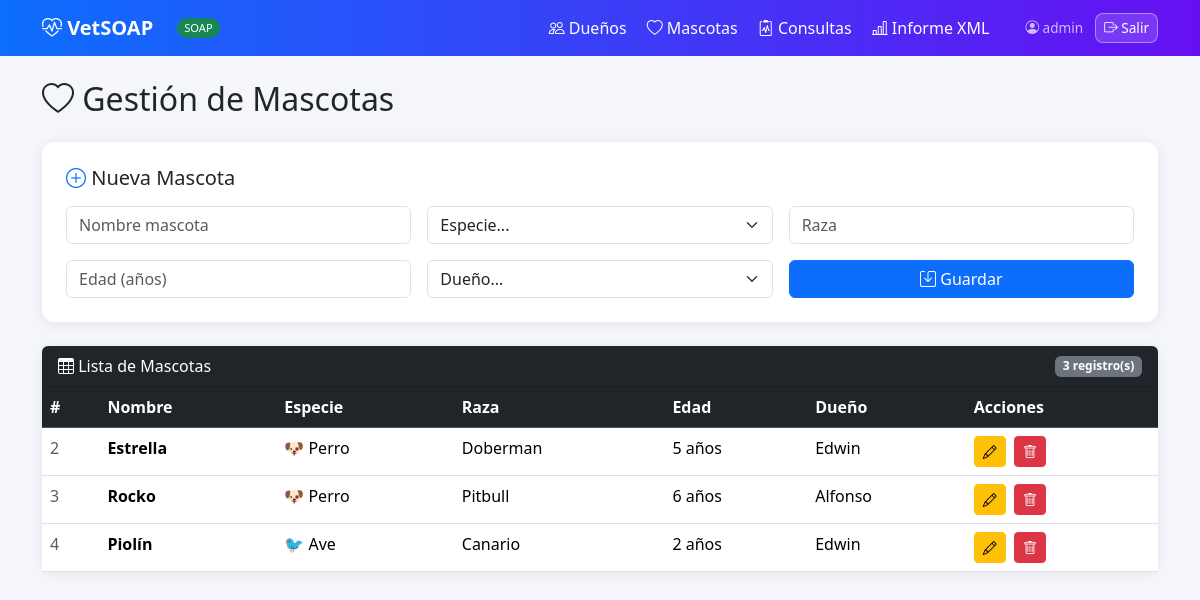
/mascotas/ (signed in), run on the app's committed database.
### vet/models.py (models this page shows, shortened)
class Mascota(models.Model):
    ESPECIES = [('perro','Perro'),('gato','Gato'),('ave','Ave'),('otro','Otro')]
    nombre   = models.CharField(max_length=100)
    especie  = models.CharField(max_length=10, choices=ESPECIES)
    raza     = models.CharField(max_length=100, blank=True)
    edad     = models.PositiveIntegerField()
    dueno    = models.ForeignKey(Dueno, on_delete=models.CASCADE, related_name='mascotas')

class Dueno(models.Model):
    nombre     = models.CharField(max_length=100)
    telefono   = models.CharField(max_length=20)
    email      = models.EmailField(unique=True)
    direccion  = models.TextField(blank=True)

### vet/views.py (the view)
# urls.py: path('mascotas/',                     views.mascotas,        name='mascotas'),
@login_required
def mascotas(request):
    data         = Mascota.objects.select_related('dueno').all()
    todos_duenos = Dueno.objects.all()
    return render(request, 'vet/mascotas.html',
                  {'mascotas': data, 'duenos': todos_duenos})

### vet/templates/vet/mascotas.html (shortened to what this page needs)
{% extends 'vet/base.html' %}
{% block content %}
<h2 class="mb-4"><i class="bi bi-heart"></i> Gestión de Mascotas</h2>
<div class="card p-4 mb-4">
  <h5 class="mb-3">{% if editar %}<i class="bi bi-pencil-square text-warning"></i> Editar Mascota{% else %}<i class="bi bi-plus-circle text-primary"></i> Nueva Mascota{% endif %}</h5>
  <form method="post" action="{% if editar %}/mascotas/editar/{{ editar.id }}/{% else %}/mascotas/crear/{% endif %}">
    <div class="row g-3">
      <div class="col-md-4">
        <input name="nombre" class="form-control" placeholder="Nombre mascota"
               value="{{ editar.nombre|default:'' }}" required>
      </div>
      <div class="col-md-4">
        <select name="especie" class="form-select" required>
          <option value="">Especie...</option>
        </select>
      </div>
      <div class="col-md-4">
        <input name="raza" class="form-control" placeholder="Raza"
               value="{{ editar.raza|default:'' }}">
      </div>
      <div class="col-md-4">
        <input name="edad" type="number" min="0" class="form-control" placeholder="Edad (años)"
               value="{{ editar.edad|default:'' }}" required>
      </div>
      <div class="col-md-4">
        <select name="dueno_id" class="form-select" required>
          <option value="">Dueño...</option>
        </select>
      </div>
      <div class="col-md-4 d-flex gap-2 align-items-end">
        <button class="btn btn-primary flex-grow-1" type="submit">
          <i class="bi bi-save"></i> {% if editar %}Actualizar{% else %}Guardar{% endif %}
        </button>
      </div>
    </div>
  </form>
</div>
<div class="card">
  <div class="card-header bg-dark text-white d-flex justify-content-between align-items-center rounded-top">
    <span><i class="bi bi-table"></i> Lista de Mascotas</span>
    <span class="badge bg-secondary">{{ mascotas|length }} registro(s)</span>
  </div>
  <div class="card-body p-0">
    <table class="table table-hover mb-0">
      <thead class="table-dark">
        <tr>
          <th>#</th><th>Nombre</th><th>Especie</th><th>Raza</th><th>Edad</th><th>Dueño</th><th>Acciones</th>
        </tr>
      </thead>
      <tbody>
        {% for m in mascotas %}
        <tr>
          <td class="text-muted">{{ m.id }}</td>
          <td><strong>{{ m.nombre }}</strong></td>
          <td>
            {% if m.especie == 'perro' %}🐶{% elif m.especie == 'gato' %}🐱{% elif m.especie == 'ave' %}🐦{% else %}🐾{% endif %}
            {{ m.especie|capfirst }}
          </td>
          <td>{{ m.raza|default:"—" }}</td>
          <td>{{ m.edad }} año{{ m.edad|pluralize:"s" }}</td>
          <td>{{ m.dueno.nombre }}</td>
          <td>
            <a href="/mascotas/editar/{{ m.id }}/" class="btn btn-sm btn-warning me-1" title="Editar">
              <i class="bi bi-pencil"></i>
            </a>
            <a href="/mascotas/eliminar/{{ m.id }}/" class="btn btn-sm btn-danger" title="Eliminar"
               onclick="return confirm('¿Eliminar a {{ m.nombre }}?')">
              <i class="bi bi-trash"></i>
            </a>
          </td>
        </tr>
        {% empty %}
        <tr><td colspan="7" class="text-center text-muted py-4">
          <i class="bi bi-inbox fs-3 d-block mb-2"></i>Sin mascotas registradas.
        </td></tr>
        {% endfor %}
      </tbody>
    </table>
  </div>
</div>
{% endblock %}

### vet/templates/vet/base.html (shortened to what this page needs)
<!DOCTYPE html>
<html lang="es">
<head>
  <link href="https://cdn.jsdelivr.net/npm/bootstrap@5.3.3/dist/css/bootstrap.min.css" rel="stylesheet">
  <link href="https://cdn.jsdelivr.net/npm/bootstrap-icons@1.11.3/font/bootstrap-icons.css" rel="stylesheet">
</head>
<body>
<nav class="navbar navbar-expand-lg mb-4">
  <div class="container">
    <a class="navbar-brand fw-bold" href="/"><i class="bi bi-heart-pulse"></i> VetSOAP</a>
    <span class="badge-soap ms-2">SOAP</span>
    <div class="collapse navbar-collapse" id="navMenu">
      <ul class="navbar-nav ms-auto align-items-center gap-1">
        <li class="nav-item"><a class="nav-link" href="/duenos/"><i class="bi bi-people"></i> Dueños</a></li>
        <li class="nav-item"><a class="nav-link" href="/mascotas/"><i class="bi bi-heart"></i> Mascotas</a></li>
        <li class="nav-item"><a class="nav-link" href="/consultas/"><i class="bi bi-clipboard2-pulse"></i> Consultas</a></li>
        <li class="nav-item"><a class="nav-link" href="/informe/"><i class="bi bi-bar-chart-line"></i> Informe XML</a></li>
        <li class="nav-item ms-3">
          <span class="nav-link pe-2" style="opacity:.7;font-size:.85rem;">
            <i class="bi bi-person-circle"></i> {{ request.user.username }}
          </span>
        </li>
        <li class="nav-item">
          <a class="nav-link btn-logout" href="/logout/"><i class="bi bi-box-arrow-right"></i> Salir</a>
        </li>
      </ul>
    </div>
  </div>
</nav>
<div class="container pb-5">
  {% block content %}{% endblock %}
</div>
</body>
</html>

### vet/templates/vet/base.html (style rules this page uses)
body { background: #f4f6fb; }
.navbar { background: linear-gradient(90deg,#0d6efd,#6610f2); }
.navbar-brand, .nav-link { color: #fff !important; }
.card { border: none; border-radius: 12px; box-shadow: 0 2px 12px rgba(0,0,0,.08); }
.badge-soap { background:#198754; color:#fff; font-size:.7rem; padding:2px 7px; border-radius:20px; vertical-align:middle; }
.btn-logout { background: rgba(255,255,255,.15); border: 1px solid rgba(255,255,255,.4); color:#fff !important; border-radius:8px; font-size:.85rem; padding: 4px 12px; }

### data on the page
Mascota: id "2", nombre "Estrella", especie "Perro", raza "Doberman", edad "5", dueno.nombre "Edwin"
Mascota: id "3", nombre "Rocko", especie "Perro", raza "Pitbull", edad "6", dueno.nombre "Alfonso"
Mascota: id "4", nombre "Piolín", especie "Ave", raza "Canario", edad "2", dueno.nombre "Edwin"

### other printed values
{{ request.user.username }} "admin"
{{ mascotas|length }} "3"
